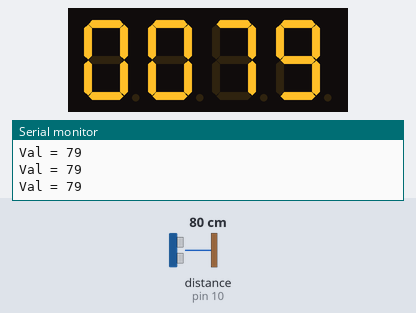
A sketch run on a simulated Arduino Uno, built with avr-gcc and run on an emulated ATmega328P. Parts: 4-digit seven-segment display, the last lines printed to the serial monitor. Wiring (inferred from the names in the program): ultrasonic range finder: trigger pin 11; echo pin 10. The inputs (shaded band) are chosen by the test bench; at power-on: distance to the obstacle (sensor on pin 10) 80 cm. The echo pulse lasts 58.3 µs per cm.

Above: at 1.2 s.
1.3 s: distance to the obstacle (sensor on pin 10) set to 60 cm
At 1.9 s:
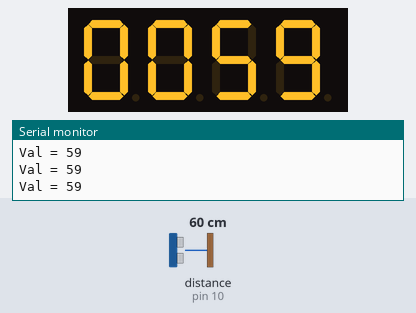
2.8 s: distance to the obstacle (sensor on pin 10) set to 2 cm
At 3.4 s:
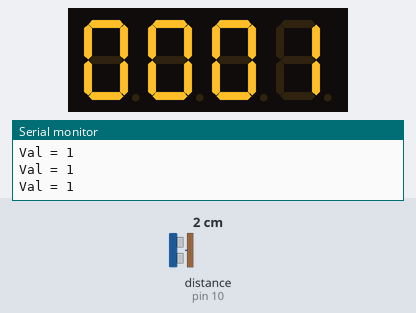
4.3 s: distance to the obstacle (sensor on pin 10) set to 120 cm
At 5.1 s:
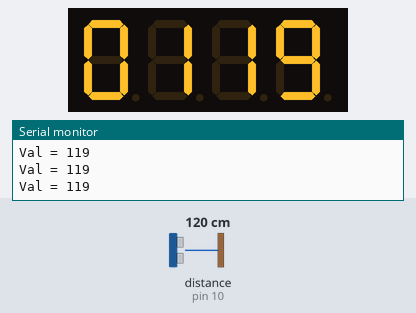
Timing chart, 0 to 7.3 s (numbered marks = the images above; inputs shaded):
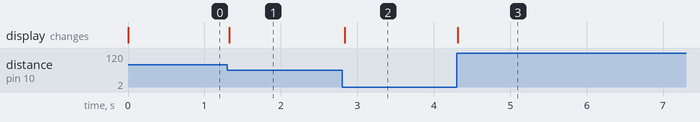

The sketch:

Display_And_UltraSonic.ino
```cpp
/***********************************************
* Count down using millis()
*
* Adafruit 7-segment, I2C, LED backpack display
*
* pin A5 -> C (on 7-segment)
* pin A4 -> D (on 7-segment)
*
************************************************/

#include <Wire.h>
#include "Adafruit_GFX.h"
#include "Adafruit_LEDBackpack.h"
Adafruit_7segment matrix = Adafruit_7segment();

//unsigned long previousSecondMillis = 0UL;
//long oneSecond = 1000UL; // milliseconds per second

//#define startMinute 10  //  Modify these defines to
//#define startSecond 59 // change the timer interval
//int minutes = startMinute;
//int seconds = startSecond;

//Ultrasonic Pins
#define trigPin 11
#define echoPin 10

//Variable Decleared for RangeFinding
int val=0;
int val1;
int val2;
int val3;
int val4;

void setup()
{
  matrix.begin(0x70);
  Serial.begin (9600);
  pinMode(trigPin, OUTPUT);
  pinMode(echoPin, INPUT);
}

void loop() {
      long duration, distance;
  digitalWrite(trigPin, LOW);  // Added this line
  delayMicroseconds(2); // Added this line
  digitalWrite(trigPin, HIGH);
//  delayMicroseconds(1000); - Removed this line
  delayMicroseconds(10); // Added this line
  digitalWrite(trigPin, LOW);
  duration = pulseIn(echoPin, HIGH);
  distance = (duration/2) / 29.1;

  val = distance;
  Serial.print("Val = ");
  Serial.println(val);     // reading the values
  if (val<500){
  val1 = val/1000;
  val2 = (val-(val1*1000))/100;
  val3 = (val-((val1*1000) + (val2*100)))/10;
  val4 = (val-((val1*1000) + (val2*100) + (val3*10)));
  }
   else {
  val1 = 0;
  val2 = 5;
  val3 = 0;
  val4 = 0;
  }


  // --------- Run this every second ------------------
 // if (millis() - previousSecondMillis >= oneSecond) {

    matrix.writeDigitNum(0, (val1));
    matrix.writeDigitNum(1, (val2));
    matrix.writeDigitNum(3, (val3));
    matrix.writeDigitNum(4, (val4));
    matrix.writeDisplay();
    delay (50);
    //if (seconds-- == 0) {
     // if (minutes == 0) {
       // minutes = startMinute;
       // delay(1000);
    //  } else {
     //   minutes -= 1;
      //  seconds = 59;
     // }
   // }

  // previousSecondMillis += oneSecond;
 // }
}
```

Measured:
- after the input at 1.3 s, the display: changes at once (image 1)
- after the input at 2.8 s, the display: changes at once (image 2)
- after the input at 4.3 s, the display: changes at once (image 3)
